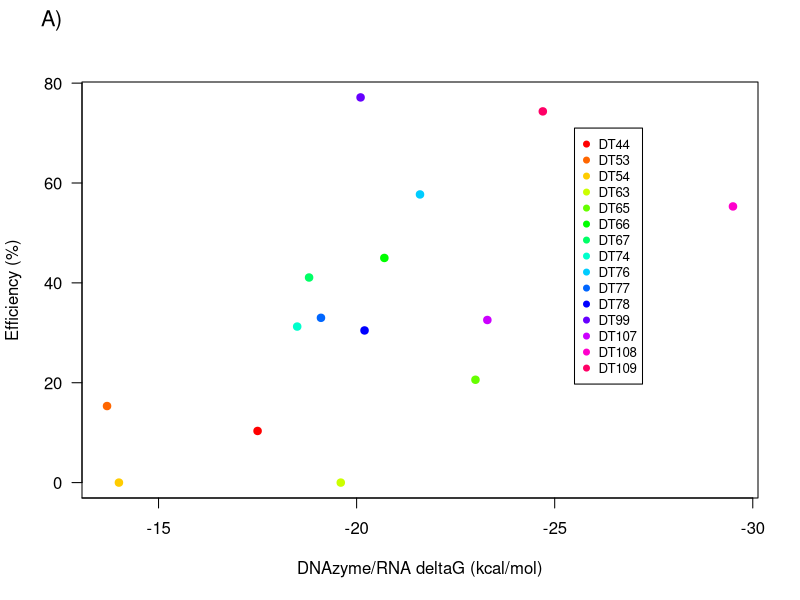
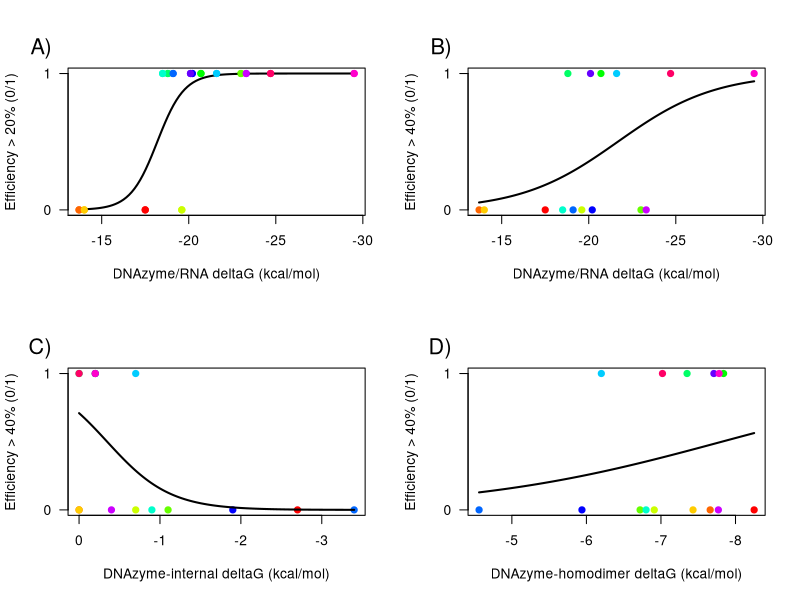

Generate these figures, in order, with R: (Note: this script raises an error after producing the figures.)
## LOAD FILE
DZ <- read.table("HPV_FullLength.tab", header = TRUE, row.name = 1, sep = '\t')

# Subset Cairns sequences
DZ.Cairns <- DZ[grepl("DT", row.names(DZ)),]

DZ.Cairns$Energy <- DZ.Cairns$Energy * (-1)
DZ.Cairns$Dimer <- as.numeric(as.character(DZ.Cairns$Dimer)) * (-1)
DZ.Cairns$Internal <- as.numeric(as.character(DZ.Cairns$Internal)) * (-1)

## FIGURE 2
#
png("figure_2.png", width=16,height=16,units="cm",res=1200)
palette(rainbow(nrow(DZ.Cairns)))
plot(DZ.Cairns$Energy, DZ.Cairns$time60, col=1:nrow(DZ.Cairns), pch=19, xlab = "DNAzyme/RNA deltaG (kcal/mol)", ylab = "Efficiency (%)", xaxt = 'n', yaxt = 'n')
axis(1, at = c(10,15,20,25,30), labels = c("-10", "-15","-20", "-25", "-30"), tick = TRUE)
axis(2, las = 2, at = c(0,20,40,60,80), labels = c("0", "20","40", "60", "80"), tick = TRUE)
legend(25.5, 71, legend=rownames(DZ.Cairns), pch = 19, col=1:nrow(DZ.Cairns), cex=0.8)
mtext('A)', las = 2, side=2, line=1, at=93, cex = 1.3)
dev.off()


## FIGURE 3
#
png("figure_3.png", width=16,height=16,units="cm",res=1200)
par(mfrow = c(2,2))
DZ.Cairns$good20<-sapply(DZ.Cairns$time60, function(x) ifelse(x >= 20, 1, 0))
fit_logit_DZ.Cairns20 <- glm(formula = good20 ~ Energy, family = binomial(link = "logit"), data = DZ.Cairns)
# MODEL STATS, UNCOMMENT TO REPORT RESULTS IN CONSOLE
# summary(fit_logit_DZ.Cairns20)
# anova(fit_logit_DZ.Cairns20,test="Chisq")
newdat20 <- data.frame(Energy=seq(min(DZ.Cairns$Energy), max(DZ.Cairns$Energy),len=100))
plot(good20 ~ Energy, data=DZ.Cairns, col=1:nrow(DZ.Cairns), pch = 19, xaxt = 'n', xlab = "DNAzyme/RNA deltaG (kcal/mol)", yaxt = 'n', ylab = "Efficiency > 20% (0/1)")
axis(2, las = 2, at = c(0,1), labels = c("0", "1"), tick = TRUE)
axis(1, at = c(10,15,20,25,30), labels = c("-10", "-15","-20", "-25", "-30"), tick = TRUE)
#legend(25, 0.5, legend=rownames(DZ.Cairns), pch = 19, col=1:nrow(DZ.Cairns), cex=0.8)
newdat20$pred = predict(fit_logit_DZ.Cairns20, newdata=newdat20, type="response")
lines(pred ~ Energy, newdat20, lwd=2)
points(good20 ~ Energy, data=DZ.Cairns, col=1:nrow(DZ.Cairns), pch = 19, xaxt = 'n')
mtext('A)', las = 2, side=2, line=1, at=1.2, cex = 1.3)

DZ.Cairns$good40<-sapply(DZ.Cairns$time60, function(x) ifelse(x >= 40, 1, 0))
fit_logit_DZ.Cairns40 <- glm(formula = good40 ~ Energy, family = binomial(link = "logit"), data = DZ.Cairns)
# summary(fit_logit_DZ.Cairns40)
# anova(fit_logit_DZ.Cairns40,test="Chisq")
newdat40 <- data.frame(Energy=seq(min(DZ.Cairns$Energy), max(DZ.Cairns$Energy),len=100))
plot(good40 ~ Energy, data=DZ.Cairns, col=1:nrow(DZ.Cairns), pch = 19, xaxt = 'n', xlab = "DNAzyme/RNA deltaG (kcal/mol)", yaxt = 'n', ylab = "Efficiency > 40% (0/1)")
axis(1, at = c(10,15,20,25,30), labels = c("-10", "-15","-20", "-25", "-30"), tick = TRUE)
axis(2, las = 2, at = c(0,1), labels = c("0", "1"), tick = TRUE)
#legend(25, 0.5, legend=rownames(DZ.Cairns), pch = 19, col=1:nrow(DZ.Cairns), cex=0.8)
newdat40$pred = predict(fit_logit_DZ.Cairns40, newdata=newdat40, type="response")
lines(pred ~ Energy, newdat40, lwd=2)
mtext('B)', las = 2, side=2, line=1, at=1.2, cex = 1.3)

fit_logit_DZ.Cairns40.internal <- glm(formula = good40 ~ Internal, family = binomial(link = "logit"), data = DZ.Cairns)
# summary(fit_logit_DZ.Cairns40.internal)
# anova(fit_logit_DZ.Cairns40.internal,test="Chisq")
newdat40.internal <- data.frame(Internal=seq(min(DZ.Cairns$Internal), max(DZ.Cairns$Internal),len=100))
plot(good40 ~ Internal, data=DZ.Cairns, col=1:nrow(DZ.Cairns), pch = 19, xaxt = 'n', xlab = "DNAzyme-internal deltaG (kcal/mol)", yaxt = 'n', ylab = "Efficiency > 40% (0/1)")
axis(1, at = c(0,1,2,3), labels = c("0", "-1","-2", "-3"), tick = TRUE)
axis(2, las = 2, at = c(0,1), labels = c("0", "1"), tick = TRUE)
#legend(25, 0.5, legend=rownames(DZ.Cairns), pch = 19, col=1:nrow(DZ.Cairns), cex=0.8)
newdat40.internal$pred = predict(fit_logit_DZ.Cairns40.internal, newdata=newdat40.internal, type="response")
lines(pred ~ Internal, newdat40.internal, lwd=2)
mtext('C)', las = 2, side=2, line=1, at=1.2, cex = 1.3)

fit_logit_DZ.Cairns40.dimer <- glm(formula = good40 ~ Dimer, family = binomial(link = "logit"), data = DZ.Cairns)
# summary(fit_logit_DZ.Cairns40.dimer)
# anova(fit_logit_DZ.Cairns40.dimer,test="Chisq")
newdat40.dimer <- data.frame(Dimer=seq(min(DZ.Cairns$Dimer), max(DZ.Cairns$Dimer),len=100))
plot(good40 ~ Dimer, data=DZ.Cairns, col=1:nrow(DZ.Cairns), pch = 19, xaxt = 'n', xlab = "DNAzyme-homodimer deltaG (kcal/mol)", yaxt = 'n', ylab = "Efficiency > 40% (0/1)")
axis(1, at = c(5,6,7,8), labels = c("-5", "-6","-7", "-8"), tick = TRUE)
axis(2, las = 2, at = c(0,1), labels = c("0", "1"), tick = TRUE)
#legend(25, 0.5, legend=rownames(DZ.Cairns), pch = 19, col=1:nrow(DZ.Cairns), cex=0.8)
newdat40.dimer$pred = predict(fit_logit_DZ.Cairns40.dimer, newdata=newdat40.dimer, type="response")
lines(pred ~ Dimer, newdat40.dimer, lwd=2)
mtext('D)', las = 2, side=2, line=1, at=1.2, cex = 1.3)

dev.off()


# internal energies computed with RNA Vienna Package
# RNAup -b -d2 --noLP -P dna_mathews2004.par --noconv -c 'S' < sequences.fa > RNAup.out
# RNAfold -p -d2 --noLP -P dna_mathews2004.par --noconv < sequence1.fa > sequence1.out


## PREDICT EFFICIENCIES FOR NOVEL DNAzymes
data.to.fit <- DZ[16:30,]
data.to.fit$Energy <- data.to.fit$Energy * (-1)
data.to.fit$Dimer <- as.numeric(as.character(data.to.fit$Dimer)) * (-1)
data.to.fit$Internal <- as.numeric(as.character(data.to.fit$Internal)) * (-1)

# PREDICT Efficiency >= 20%
single.prob <- predict(fit_logit_DZ.Cairns20, newdata=data.to.fit, type="response")
single.pred <- ifelse(single.prob > 0.5, 1, 0)
single.pred

#ASSESS
data.to.fit$good<-sapply(data.to.fit$time60, function(x) ifelse(x >= 20, 1, 0))
data.to.fit$fittedS<-single.pred
# Accuracy (TP+TN)/ALL
misClasificErrorS <- mean(data.to.fit$fittedS != data.to.fit$good)
TP.S <- sum(data.to.fit$fittedS==1 & data.to.fit$good==1)
FP.S <- sum(data.to.fit$fittedS==1 & data.to.fit$good==0)
FN.S <- sum(data.to.fit$fittedS==0 & data.to.fit$good==1)
# precision TP/(TP+FP) AND recall	TP/(TP+FN)
print(paste('Single Accuracy',1-misClasificErrorS))
print(paste('Single Precision',TP.S/(TP.S+FP.S)))
print(paste('Single Recall',TP.S/(TP.S+FN.S)))


## Multiple logistic regression
# PREDICT Efficiency >= 40%

fit_logit_DZ.Cairns_multiple <- glm(formula = good40 ~ Energy + Dimer + Internal, family = binomial(link = "logit"), data = DZ.Cairns)
summary(fit_logit_DZ.Cairns_multiple)
anova(fit_logit_DZ.Cairns_multiple,test="Chisq")
# Simple model
single.prob <- predict(fit_logit_DZ.Cairns40, newdata=data.to.fit, type="response")
single.pred <- ifelse(single.prob > 0.5, 1, 0)
single.pred
multiple.prob <- predict(fit_logit_DZ.Cairns_multiple, newdata=data.to.fit, type="response")
multiple.pred <- ifelse(multiple.prob > 0.5, 1, 0)
multiple.pred
#ASSESS
data.to.fit$good<-sapply(data.to.fit$time60, function(x) ifelse(x >= 40, 1, 0))
data.to.fit$fittedM<-multiple.pred
data.to.fit$fittedS<-single.pred
# Accuracy (TP+TN)/ALL
misClasificErrorS <- mean(data.to.fit$fittedS != data.to.fit$good)
# 0.625
misClasificErrorM <- mean(data.to.fit$fittedM != data.to.fit$good)
# 0.625
TP.M <- sum(data.to.fit$fittedM==1 & data.to.fit$good==1)
FP.M <- sum(data.to.fit$fittedM==1 & data.to.fit$good==0)
FN.M <- sum(data.to.fit$fittedM==0 & data.to.fit$good==1)
TP.S <- sum(data.to.fit$fittedS==1 & data.to.fit$good==1)
FP.S <- sum(data.to.fit$fittedS==1 & data.to.fit$good==0)
FN.S <- sum(data.to.fit$fittedS==0 & data.to.fit$good==1)
# precision TP/(TP+FP) AND recall	TP/(TP+FN)
print(paste('Single Accuracy',1-misClasificErrorS))
print(paste('Single Precision',TP.S/(TP.S+FP.S)))
print(paste('Single Recall',TP.S/(TP.S+FN.S)))
print(paste('Multiple Accuracy',1-misClasificErrorM))
print(paste('Multiple Precision',TP.M/(TP.M+FP.M)))
print(paste('Multiple Recall',TP.M/(TP.M+FN.M)))



## PREDICT over the second set of novel DNAzymes

DZ.expanded <- DZ[1:30,]
DZ.expanded$good<-sapply(DZ.expanded$time60, function(x) ifelse(x >= 40, 1, 0))

fit_logit_DZ.expanded_multiple <- glm(formula = good ~ Energy + Dimer + Internal, family = binomial(link = "logit"), data = DZ.expanded)
summary(fit_logit_DZ.expanded_multiple)
anova(fit_logit_DZ.expanded_multiple,test="Chisq")

data.to.fit.2 <- DZ[31:38,]
data.to.fit.2$Energy <- data.to.fit.2$Energy * (-1)
data.to.fit.2$Dimer <- as.numeric(as.character(data.to.fit.2$Dimer)) * (-1)
data.to.fit.2$Internal <- as.numeric(as.character(data.to.fit.2$Internal)) * (-1)

multiple.prob <- predict(fit_logit_DZ.Cairns_multiple, newdata=data.to.fit.2, type="response")
multiple.pred <- ifelse(multiple.prob > 0.5, 1, 0)
multiple.pred
#ASSESS
data.to.fit.2$good<-sapply(data.to.fit.2$time60, function(x) ifelse(x >= 40, 1, 0))
data.to.fit.2$fittedM<-multiple.pred
data.to.fit.2$fittedS<-single.pred
# Accuracy (TP+TN)/ALL
misClasificErrorS <- mean(data.to.fit.2$fittedS != data.to.fit.2$good)
misClasificErrorM <- mean(data.to.fit.2$fittedM != data.to.fit.2$good)
TP.M <- sum(data.to.fit.2$fittedM==1 & data.to.fit.2$good==1)
FP.M <- sum(data.to.fit.2$fittedM==1 & data.to.fit.2$good==0)
FN.M <- sum(data.to.fit.2$fittedM==0 & data.to.fit.2$good==1)
TP.S <- sum(data.to.fit.2$fittedS==1 & data.to.fit.2$good==1)
FP.S <- sum(data.to.fit.2$fittedS==1 & data.to.fit.2$good==0)
FN.S <- sum(data.to.fit.2$fittedS==0 & data.to.fit.2$good==1)
print(paste('Multiple Accuracy',1-misClasificErrorM))
print(paste('Multiple Precision',TP.M/(TP.M+FP.M)))
print(paste('Multiple Recall',TP.M/(TP.M+FN.M)))


## MODEL WITH ALL DNAzymes IN THE PAPER

DZ.ALL <- DZ[1:38,]
DZ.ALL$good<-sapply(DZ.ALL$time60, function(x) ifelse(x >= 40, 1, 0))

fit_logit_DZ.all_multiple <- glm(formula = good ~ Energy + Dimer + Internal, family = binomial(link = "logit"), data = DZ.ALL)
summary(fit_logit_DZ.all_multiple)
anova(fit_logit_DZ.all_multiple,test="Chisq")


quit()
